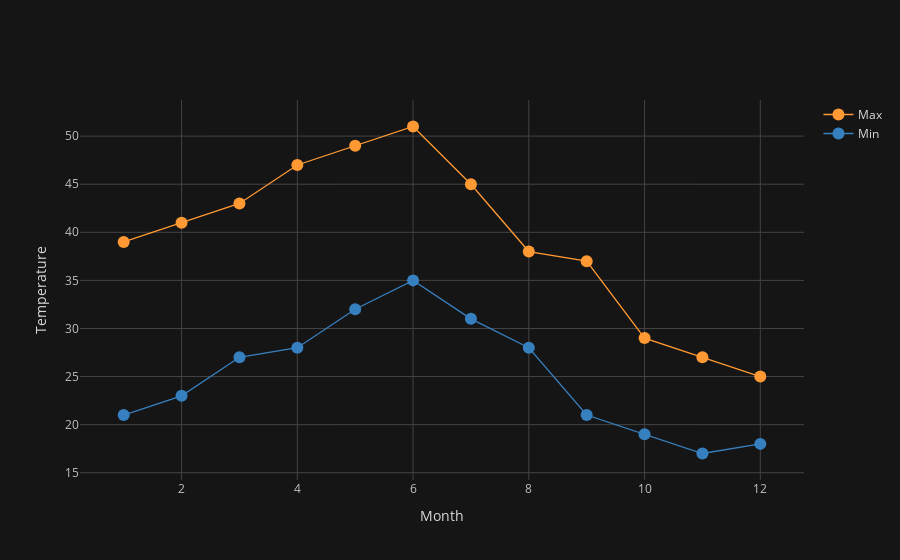

Notebook cell for this chart:
### Code cell
df.iplot(mode='lines+markers',xTitle='Month',yTitle='Temperature')

### Figure 1 — Plotly figure (JSON) as saved in the notebook; plotly's stock layout.template omitted (floating-point values rounded to 4 significant figures)
{"data": [{"line": {"color": "rgba(255, 153, 51, 1.0)", "dash": "solid", "shape": "linear", "width": 1.3}, "marker": {"size": 12, "symbol": "circle"}, "mode": "lines+markers", "name": "Max", "text": "", "type": "scatter", "x": [1, 2, 3, 4, 5, 6, 7, 8, 9, 10, 11, 12], "y": [39, 41, 43, 47, 49, 51, 45, 38, 37, 29, 27, 25]}, {"line": {"color": "rgba(55, 128, 191, 1.0)", "dash": "solid", "shape": "linear", "width": 1.3}, "marker": {"size": 12, "symbol": "circle"}, "mode": "lines+markers", "name": "Min", "text": "", "type": "scatter", "x": [1, 2, 3, 4, 5, 6, 7, 8, 9, 10, 11, 12], "y": [21, 23, 27, 28, 32, 35, 31, 28, 21, 19, 17, 18]}], "layout": {"legend": {"bgcolor": "#151516", "font": {"color": "#D9D9D9"}}, "paper_bgcolor": "#151516", "plot_bgcolor": "#151516", "title": {"font": {"color": "#D9D9D9"}}, "xaxis": {"gridcolor": "#434343", "showgrid": true, "tickfont": {"color": "#C2C2C2"}, "title": {"font": {"color": "#D9D9D9"}, "text": "Month"}, "zerolinecolor": "#666570"}, "yaxis": {"gridcolor": "#434343", "showgrid": true, "tickfont": {"color": "#C2C2C2"}, "title": {"font": {"color": "#D9D9D9"}, "text": "Temperature"}, "zerolinecolor": "#666570"}}}
